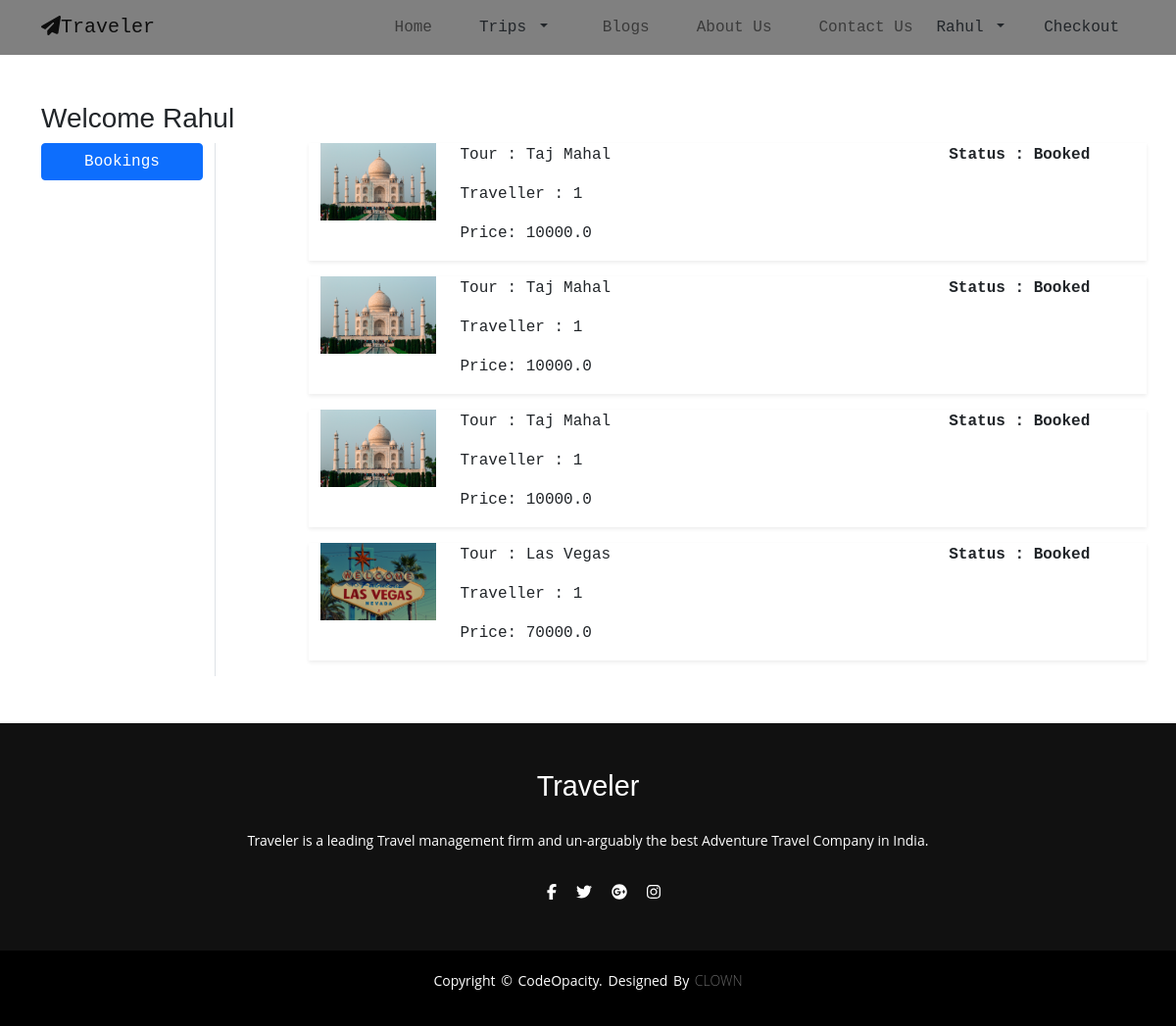
Page /mybookings/ (signed in) on the committed database.
### app/models.py (models this page shows, shortened)
class Booked(models.Model):
    user = models.ForeignKey(User, on_delete=models.CASCADE)
    customer = models.ForeignKey(Customer, on_delete=models.CASCADE)
    tour = models.ForeignKey(Tour, on_delete=models.CASCADE)
    quantity = models.PositiveIntegerField(default=1)
    ordered_date = models.DateTimeField(auto_now_add=True)
    status = models.CharField(max_length=50,default='Booked')
    @property
    def total_cost(self):
        return self.quantity* self.tour.discounted_price

class Tour(models.Model):
    city = models.CharField(max_length=100)
    original_price = models.FloatField()
    discounted_price = models.FloatField()
    description = models.TextField()
    product_image = models.ImageField(upload_to='packageimg')

### app/views.py (the view)
# urls.py: path('mybookings/', views.mybookings, name='mybookings' ),
def mybookings(request):
    op = Booked.objects.filter(user=request.user)
    return render(request, 'app/mybookings.html', {'order_placed':op})
    return render(request, 'app/mybookings.html')

### app/template/app/mybookings.html (shortened to what this page needs)
{% extends 'app/base.html' %}
{% load static %}
{% block main-content %}
<div id="page-container">
<div class="container my-5">
 <div class="row">
 <h3>Welcome <span class="text-capitalize">{{request.user}}</span></h3>
  <div class="col-sm-2 border-end">
   <ul class="list-unstyled">
    <li class="d-grid"><a href="{% url 'mybookings' %}" class="btn btn-primary">Bookings</a></li>
   </ul>
  </div>
  <div class="col-sm-9 offset-sm-1">
      {% for op in order_placed %}
   <div class="row shadow-sm mb-3">
    <div class="col-sm-2">
        <img src="{{op.tour.product_image.url}}" alt=""
    srcset="" class="img-fluid" height="150" width="150"></div>
    <div class="col-sm-7">
        <p>Tour : {{op.tour.city}}</p>
        <p>Traveller : {{op.quantity}}</p>
        <p>Price: {{op.total_cost}}</p>
    </div>
    <div class="col-sm-3 fw-bold">
        <p>Status : {{op.status}}</p>
    </div>
   </div>
   {% endfor %}
  </div>
 </div>
</div>
{% endblock main-content %}

### app/template/app/base.html (shortened to what this page needs)
<!doctype html>
{% load static %}
<html lang="en">
  <head>
<link rel="stylesheet" href="https://cdnjs.cloudflare.com/ajax/libs/font-awesome/5.15.3/css/all.min.css" />
<link rel = "stylesheet" href = "{% static 'app/css/normalize.css' %}">
<link rel = "stylesheet" href = "{% static 'app/css/utility.css' %}">
<link rel = "stylesheet" href = "{% static 'app/css/style1.css' %}">
<link rel = "stylesheet" href = "{% static 'app/css/responsive.css' %}">
<link rel="stylesheet" type="text/css" href="{% static 'app/css/bootstrap.css' %}">
<link rel="stylesheet" type="text/css" href="{% static 'app/css/main.css' %}">
<link rel="stylesheet" href="{% static 'app/css/owl.carousel.min.css' %}">
<link rel="stylesheet" href="https://cdnjs.cloudflare.com/ajax/libs/font-awesome/4.7.0/css/font-awesome.min.css
" />
<link rel="stylesheet" href="https://maxcdn.bootstrapcdn.com/font-awesome/4.7.0/css/font-awesome.min.css">
  </head>
  <body style="overflow-x: hidden;">
    <nav class="navbar navbar-expand-lg navbar-light bg ">
      <div class="container">
        <a class="navbar-brand" href="/"><i class="fa fa-paper-plane"></i>Traveler</a>
        <div class="collapse navbar-collapse nav" id="navbarSupportedContent">
          <ul class="navbar-nav ms-auto mb-2 mb-lg-0">
            <li class="nav-item ">
              <a class="nav-link menu" aria-current="page" href="/">Home</a>
            </li>
              <li class="nav-item dropdown">
                 <a class="nav-link dropdown-toggle text-dark me-2" href="#" id="profileDropdown" role="button" data-bs-toggle="dropdown" aria-expanded="false">
                   Trips
                 </a>
                 </li>
            <li class="nav-item">
              <a class="nav-link menu" href="{% url 'blog' %}">Blogs</a>
            </li>
            <li class="nav-item">
              <a class="nav-link menu" href="{% url 'about' %}">About Us</a>
            </li>
           <li class="nav-item">
              <a class="nav-link menu" href="{% url 'contact' %}">Contact Us</a>
            </li>
            <ul class="navbar-nav ms-auto mb-2 mb-lg-0">
              {% if request.user.is_authenticated %}
              <li class="nav-item dropdown mx-2">
                 <a class="nav-link dropdown-toggle text-dark me-2" href="#" id="profileDropdown" role="button" data-bs-toggle="dropdown" aria-expanded="false">
                   {{request.user.username|capfirst}}
                 </a>
                 </li>
                 </ul>
                 <li class="nav-item mx-2">
                  <a href="{% url 'showcart' %}" class="nav-link text-dark"> Checkout </a>
                 </li>
                 {% else %}
            <a href="{% url 'login' %}" class="btn btn-dark me-2">Log in</a>
            <a href="{% url 'customerregistration' %}" class="btn btn-dark">Sign Up</a>
            {% endif %}
          </ul>
        </div>
      </div>
    </nav>
{% block main-content %} {% endblock main-content %}
<footer>
  <div class="footer-content">
    <h3>Traveler</h3>
    <p>Traveler is a leading Travel management firm and un-arguably the best Adventure Travel Company in India.</p>
    <ul class="socials">
      <li><a href="#"><i class="fa-brands fa-facebook-f"></i></a></li>
      <li><a href="#"><i class="fa-brands fa-twitter"></i></a></li>
      <li><a href="#"><i class="fa-brands fa-google-plus"></i></a></li>
      <li><a href="#"><i class="fa-brands fa-instagram"></i></a></li>
    </ul>
 </div>
 <div class="footer-bottom">
  <p>copyright &copy; codeOpacity. designed by <span>CLOWN</span></p>
 </div>
</footer>
  </body>
</html>

### app/static/app/css/utility.css (style rules this page uses)
html, body { font-family: 'Open Sans', sans-serif; }
h1, h2, h3, h4, h5, h6 { font-family: 'Raleway', sans-serif; }
a { color: var(--dark); text-decoration: none; }
ul { list-style-type: none; }
.container { max-width: 1320px; padding: 0 1rem; margin: 0 auto; }
.btn { padding: 0.7rem 2.4rem; border-radius: 0.2rem; font-weight: 600; background-color: var(--green); color: #fff; border: 1px solid var(--green); }
img { width: 100%; display: block; }

### app/static/app/css/style1.css (style rules this page uses)
:root { --green: #1ec6b6; --light-grey: #f7f7f7; --dark: #0e1010; --trans: all 0.3s ease-in-out; }

### app/static/app/css/responsive.css (style rules this page uses)
@media screen and (min-width: 992px) { .navbar-nav { display: -webkit-box; display: -ms-flexbox; display: flex; -webkit-box-pack: end; -ms-flex-pack: end; justify-content: flex-end; margin: 0; } }
@media screen and (min-width: 992px) { .nav-item { margin: 0; margin-left: 2rem; } }

### app/static/app/css/main.css (style rules this page uses)
* { margin: 0; padding: 0; box-sizing: border-box; }
body { font-family: 'Source Code Pro',monospace; }
.bg { background-color: grey!important; }
footer { background: #111; height: auto; width: 100vw; font-family: "Open Sans"; padding-top: 40px; color: #fff; }
.footer-content { display: flex; align-items: left; justify-content: center; flex-direction: column; text-align: center; }
.footer-content h3 { font-size: 1.8rem; font-weight: 400; text-transform: capitalize; line-height: 3rem; }
.footer-content p { max-width: auto; margin: 10px auto; line-height: 28px; font-size: 14px; }
.socials { list-style: none; display: flex; align-items: center; justify-content: center; margin: 1rem 0 3rem 0; }
.socials li { margin: 0 10px; }
.socials a { text-decoration: none; color: #fff; }
.footer-bottom { width: 100vw; padding: 20px 0; text-align: center; background: #000; }
.footer-bottom p { font-size: 14px; word-spacing: 2px; text-transform: capitalize; }
.footer-bottom span { text-transform: uppercase; opacity: .4; font-weight: 200; }

### rows in the picture
Booked: tour.product_image (picture), tour.city "Taj Mahal", quantity "1", total_cost "10000.0", status "Booked"
Booked: tour.product_image (picture), tour.city "Taj Mahal", quantity "1", total_cost "10000.0", status "Booked"
Booked: tour.product_image (picture), tour.city "Taj Mahal", quantity "1", total_cost "10000.0", status "Booked"
Booked: tour.product_image (picture), tour.city "Las Vegas", quantity "1", total_cost "70000.0", status "Booked"

### other values in the picture
{{ request.user.username|capfirst }} "Rahul"
{{ request.user }} "Rahul"
